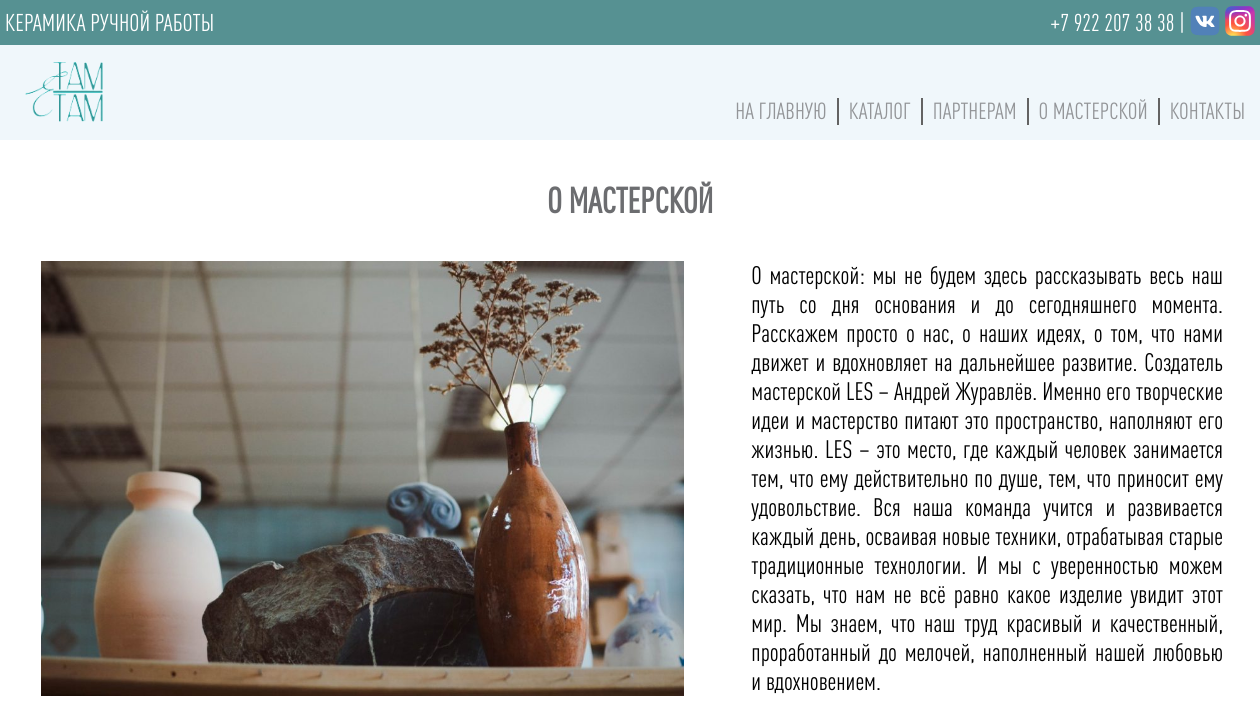
The page /about/ on the database its author committed.
### main/models.py (models this page shows)
class About(models.Model):
    image = models.ImageField(upload_to='catalog/images', verbose_name='Фото для статьи', null=True)
    text = models.TextField(verbose_name='Текст статьи')

### main/views.py (the view)
# urls.py: path('about/', views.about, name='about'),
def about(request):
    abouts = About.objects.order_by()
    context = {'abouts' : abouts}
    return render(request, 'main/about.html', context)

### cart/cart.py (called while the page is built)
    def __iter__(self):
        product_ids = self.cart.keys()
        products = Product.objects.filter(id__in=product_ids)
        cart = self.cart.copy()
        for product in products:
            cart[str(product.id)]['product'] = product
        for item in cart.values():
            item['price'] = Decimal(item['price'])
            item['total_price'] = item['price'] * item['quantity']
            yield item

### main/context_processors.py (called while the page is built)
def product_cart_context(request):
    cartForm = CartForm()
    cart = Cart(request)
    len_product = 0
    for item in cart:
        item['update_quantity_form'] = CartAddProductForm(initial={'quantity': item['quantity'],
                                                                   'update': True})
        len_product += 1
    return ({'cart' : cart, 'len_product' : len_product, 'cartForm' : cartForm})

### main/templates/main/about.html
{% extends 'main/base.html' %}
{% block content %}
    <div class="container-fluid-about">
        <h1 class="title-of-page">О мастерской</h1>
        {% for about in abouts %}
            <div class="about-block">
                <div class="about-photo">
                    <img src="{{ about.image.url }}" alt="">
                </div>
                <div class="about-text">
                    <p>{{ about.text }}</p>
                </div>
            </div>
        {% endfor %}
    </div>
{% endblock %}

### static/css/style.css (style rules this page uses)
* { padding: 0; margin: 0; text-decoration: none; list-style-type: none; font-family: "DINPro-CondensedMedium"; }
.container-fluid-about { max-width: 1250px; width: 100%; margin: 0 auto; }
.title-of-page { color: #6C6D70; font-weight: bold; font-size: 35px; text-transform: uppercase; text-align: center; margin-top: 40px; }
.about-block { display: grid; grid-template-columns: 2fr 1.5fr; font-family: 'DINPro-CondensedMedium', "Segoe UI", Arial, Helvetica, sans-serif; font-size: 25px; margin: 40px 0; }
.about-photo { overflow: hidden; display: flex; justify-content: center; }
.about-photo img { width: 100%; max-width: 90%; height: auto; }
.about-text { display: flex; padding: 0 32px; text-align: justify; align-items: center; }

### rows shown on the page
About: image (picture), text "О мастерской: мы не будем здесь рассказывать весь наш путь со дня основания и до сегодняшнего момента. Расскажем просто о нас, о наших идеях, о том, что нами движет и вдохновляет на дальнейшее развитие. Создатель мастерской LES – Андрей Журавлёв. Именно его творческие идеи и мастерство питают это пространство, наполняют его жизнью. LES – это место, где каждый человек занимается тем, что ему действительно по душе, тем, что приносит ему удовольствие. Вся наша команда учится и развивается каждый день, осваивая новые техники, отрабатывая старые традиционные технологии. И мы с уверенностью можем сказать, что нам не всё равно какое изделие увидит этот мир. Мы знаем, что наш труд красивый и…"
